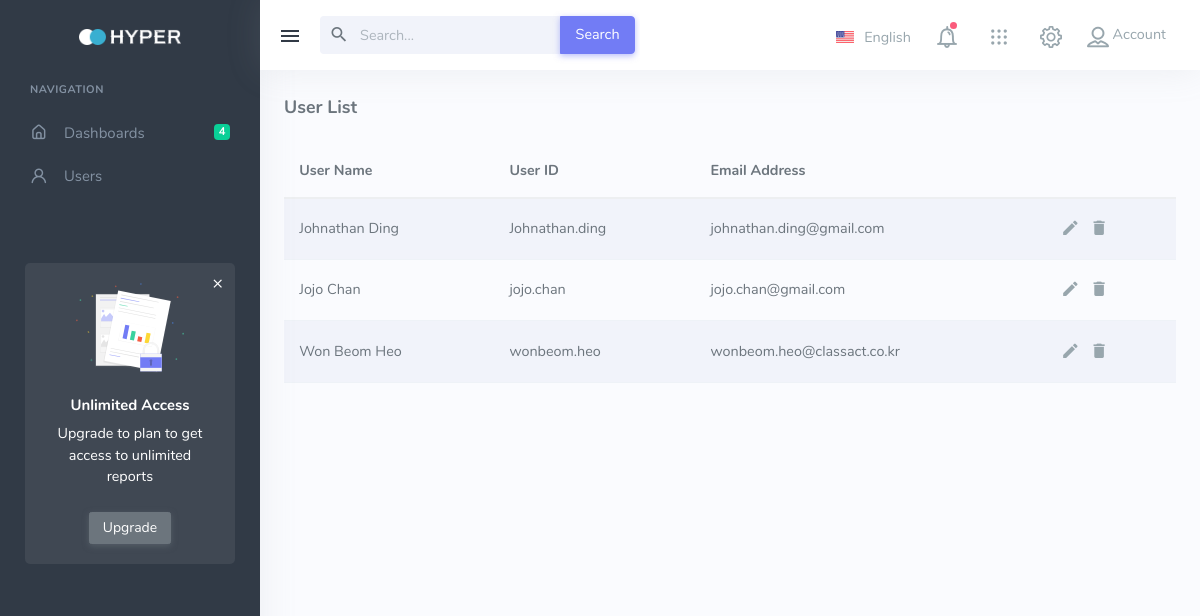
The app's page /users/, older data.
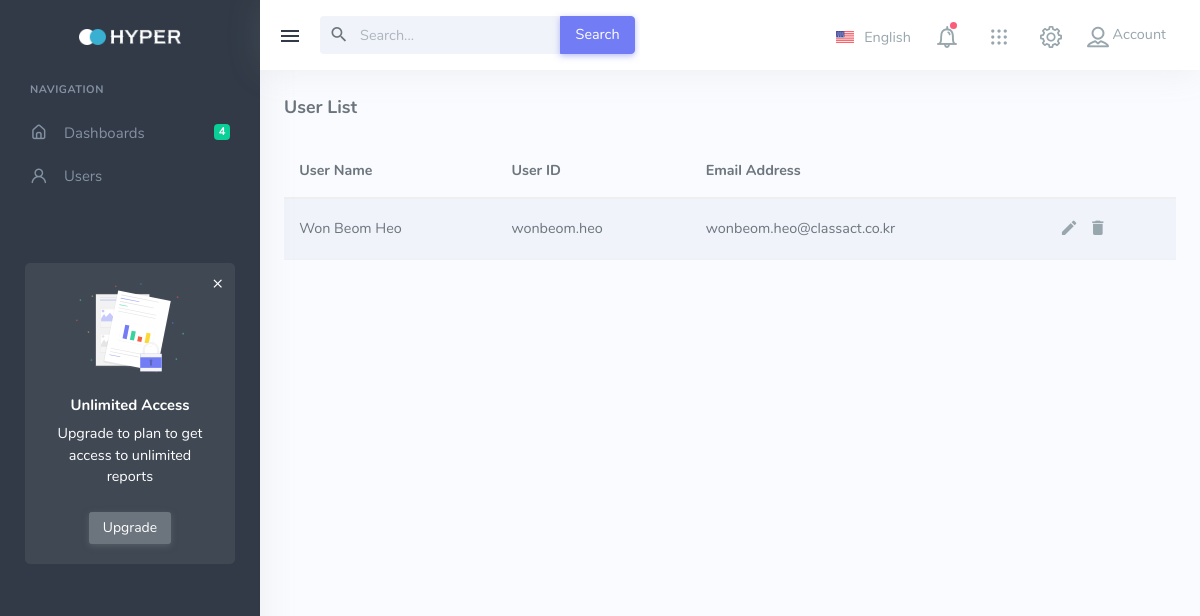
The same page, newer data.
### users/models.py (models this page shows, shortened)
class User(AbstractBaseUser, PermissionsMixin):
    objects = UserManager()
    username = models.CharField(max_length=50,
                                unique=True,)
    first_name = models.CharField(max_length=30)
    last_name = models.CharField(max_length=30)
    email = models.EmailField(
        verbose_name='email',
        max_length=255,
        unique=True,
    )
    position = models.CharField(max_length=30)
    is_active = models.BooleanField(default=True)
    is_admin = models.BooleanField(default=False)
    is_superuser = models.BooleanField(default=False)
    projects = models.ForeignKey(Project, on_delete=models.CASCADE, null=True)
    tasks = models.ManyToManyField(Task, null=True)
    USERNAME_FIELD = 'username'
    REQUIRED_FIELDS = ['email']

### users/views.py (the view)
# urls.py: path('', include('users.urls')),
def users(request):
    user_list = User.objects.filter(is_superuser=False).order_by('id')
    context = {'user_list': user_list,
               'user': request.user,
               }
    return render(request, 'users/users.html', context)

### templates/users/users.html
{% extends 'topbar.html' %}
{% block userList %}
  <div class="container-fluid">
    <div class="row">
      <div class="col-12">
        <div class="page-title-box">
          <h4 class="page-title">User List</h4>
        </div>
        <table class="table table-striped table-centered mb-0">
          <thead>
            <tr>
              <th>User Name</th>
              <th>User ID</th>
              <th>Email Address</th>
            </tr>
          </thead>
          <tbody>
            {% if user_list %}
              {% for user in user_list %}
                <tr>
                  <td class="table-user">
                    <span>{{ user.first_name }} {{ user.last_name }}</span>
                  </td>
                  <td>{{ user.username }}</td>
                  <td>{{ user.email }}</td>
                  <td class="table-action">
                    <a href="javascript: void(0)" class="action-icon"><i class="mdi mdi-pencil"></i></a>
                    <a href="javascript: void(0)" class="action-icon"><i class="mdi mdi-delete"></i></a>
                  </td>
                </tr>
              {% endfor %}
            {% endif %}
          </tbody>
        </table>
      </div>
    </div>
  </div>
{% endblock %}

### templates/topbar.html (shortened to what this page needs)
{% extends 'left-sidebar.html' %}
{% load static %}
{% block topbar %}
  <div class="navbar-custom">
  <ul class="list-unstyled topbar-menu float-end mb-0">
    <li class="dropdown notification-list topbar-dropdown">
      <a href="#" class="nav-link dropdown-toggle arrow-none" data-bs-toggle="dropdown" role="button" aria-haspopup="false" aria-expanded="false">
        <img src="{% static 'users/images/flags/us.jpg' %}" alt="user-image" class="me-0 me-sm-1" height="12">
        <span class="align-middle d-none d-sm-inline-block">English</span>
      </a>
    </li>
    <li class="dropdown notification-list">
      <a class="nav-link dropdown-toggle arrow-none" data-bs-toggle="dropdown" href="#" role="button" aria-haspopup="false" aria-expanded="false">
          <i class="dripicons-bell noti-icon"></i>
          <span class="noti-icon-badge"></span>
      </a>
  </li>
    <li class="dropdown notification-list d-none d-sm-inline-block">
      <a href="#" class="nav-link dropdown-toggle arrow-none" data-bs-toggle="dropdown" role="button" aria-haspopup="false" aria-expanded="false">
        <i class="dripicons-view-apps noti-icon"></i>
      </a>
    </li>
    <li class="notification-list">
      <a href="javascript: void(0);" class="nav-link end-bar-toggle">
        <i class="dripicons-gear noti-icon"></i>
      </a>
    </li>
    {% if user.is_authenticated %}
      <li class="dropdown notification-list">
        <a href="#" class="nav-link dropdown-toggle nav-user arrow-none me-0" data-bs-toggle="dropdown" role="button" aria-haspopup="false" aria-expanded="false">
          <span class="account-user-avatar">
            <img src="{% static 'users/images/users/avatar-1.jpg' %}" alt="user-image" class="rounded-circle">
          </span>
          <span>
            <span class="account-user-name">{{ user.first_name }} {{ user.last_name }}</span>
            <span class="account-position">{{ user.position }}</span>
          </span>
        </a>
        <div class="dropdown-menu dropdown-menu-end dropdown-menu-animated topbar-dropdown-menu profile-dropdown">
          <div class=" dropdown-header noti-title">
              <h6 class="text-overflow m-0">Welcome !</h6>
          </div>
          <a href="javascript:void(0);" class="dropdown-item notify-item">
              <i class="mdi mdi-account-circle me-1"></i>
              <span>My Account</span>
          </a>
          <a href="javascript:void(0);" class="dropdown-item notify-item">
              <i class="mdi mdi-account-edit me-1"></i>
              <span>Settings</span>
          </a>
          <a href="javascript:void(0);" class="dropdown-item notify-item">
              <i class="mdi mdi-lifebuoy me-1"></i>
              <span>Support</span>
          </a>
          <a href="javascript:void(0);" class="dropdown-item notify-item">
              <i class="mdi mdi-lock-outline me-1"></i>
              <span>Lock Screen</span>
          </a>
          <a href="/signout/" class="dropdown-item notify-item">
              <i class="mdi mdi-logout me-1"></i>
              <span>Sign Out</span>
          </a>
        </div>
      </li>
    {% else %}
      <li class="dropdown notification-list">
        <a href="#" class="nav-link dropdown-toggle arrow-none" data-bs-toggle="dropdown" role="button" aria-haspopup="false" aria-expanded="false">
          <i class="dripicons-user noti-icon"></i>
          <span class="account-user-name">Account</span>
        </a>
      </li>
    {% endif %}
  </ul>
  <button class="button-menu-mobile open-left">
    <i class="mdi mdi-menu"></i>
  </button>
  <div class="app-search dropdown d-none d-lg-block">
    <form>
        <div class="input-group">
            <input type="text" class="form-control dropdown-toggle" placeholder="Search..." id="top-search">
            <span class="mdi mdi-magnify search-icon"></span>
            <button class="input-group-text btn-primary" type="submit">Search</button>
        </div>
    </form>
  </div>
</div>
{% endblock %}

### templates/left-sidebar.html (shortened to what this page needs)
{% extends 'base.html' %}
{% load static %}
{% block leftsidebar %}
<div class="leftside-menu menuitem-active">
  <a href="/" class="logo text-center logo-light">
    <span class="logo-lg">
      <img src="{% static 'users/images/logo.png' %}" alt height="16">
    </span>
  </a>
  <div class="h-100 show" id="leftside-menu-container" data-simplebar="init">
    <div class="simplebar-wrapper" style="margin: 0px;">
      <div class="simplebar-mask">
        <div class="simplebar-offset" style="right: 0px; bottom: 0px;">
          <div class="simplebar-content-wrapper" tabindex="0" role="region" aria-label="scrollable content" style="height: 100%; overflow: hidden;">
            <div class="simplebar-content" style="padding: 0px;">
              <ul class="side-nav">
                <li class="side-nav-title side-nav-item">Navigation</li>
                <li class="side-nav-item">
                  <a data-bs-toggle="collapse" href="#sidebarDashboards" aria-expanded="false" aria-controls="sidebarDashboards" class="side-nav-link">
                    <i class="uil-home-alt"></i>
                    <span class="badge bg-success float-end">4</span>
                    <span> Dashboards </span>
                  </a>
                </li>
                <li class="side-nav-item">
                  <a data-bs-toggle="collapse" href="#sidebarUsers" aria-expanded="false" aria-controls="sidebarUsers" class="side-nav-link">
                    <i class="uil-user"></i>
                    <span> Users </span>
                  </a>
                </li>
              </ul>
              <div class="help-box text-white text-center">
                <a href="javascript: void(0);" class="float-end close-btn text-white">
                  <i class="mdi mdi-close"></i>
                </a>
                <img src="{% static 'users/images/help-icon.svg' %}" height="90" alt="Helper Icon Image">
                <h5 class="mt-3">Unlimited Access</h5>
                <p class="mb-3">Upgrade to plan to get access to unlimited reports</p>
                <a href="javascript: void(0);" class="btn btn-secondary btn-sm">Upgrade</a>
              </div>
            </div>
          </div>
        </div>
      </div>
      <div class="simplebar-placeholder" style="width: auto; height: 1204px"></div>
    </div>
  </div>
</div>
{% endblock %}

### templates/base.html (shortened to what this page needs)
<!DOCTYPE html>
<html lang="en" class="menuitem-active">
<head>
  {% load static %}
  <link rel="stylesheet" type="text/css" href="{% static 'users/css/app.min.css' %}">
  <link rel="stylesheet" type="text/css" href="{% static 'users/css/icons.min.css' %}" id="app-style">
  <link rel="stylesheet" type="text/css" href="{% static 'users/css/vendor/jquery-jvectormap-1.2.2.css' %}">
</head>
<body class="show" data-layout-color="light" data-layout-mode="fluid" data-rightbar-onstart="true" data-leftbar-theme="dark">
  <div class="wrapper">
    <div id="left-sidebar-wrapper">
      {% block leftsidebar %}{% endblock %}
    </div>
    <div class="content-page">
      <div class="content">
        <div id="topbar-wrapper">
          {% block topbar %}{% endblock %}
        </div>
        {% block userList %}{% endblock %}
      </div>
    </div>
  </div>
</body>
</html>

Row changes from the older to the newer data that the page shows:
removed User: first_name "Johnathan", last_name "Ding", username "Johnathan.ding", email "johnathan.ding@gmail.com"
removed User: first_name "Jojo", last_name "Chan", username "jojo.chan", email "jojo.chan@gmail.com"
